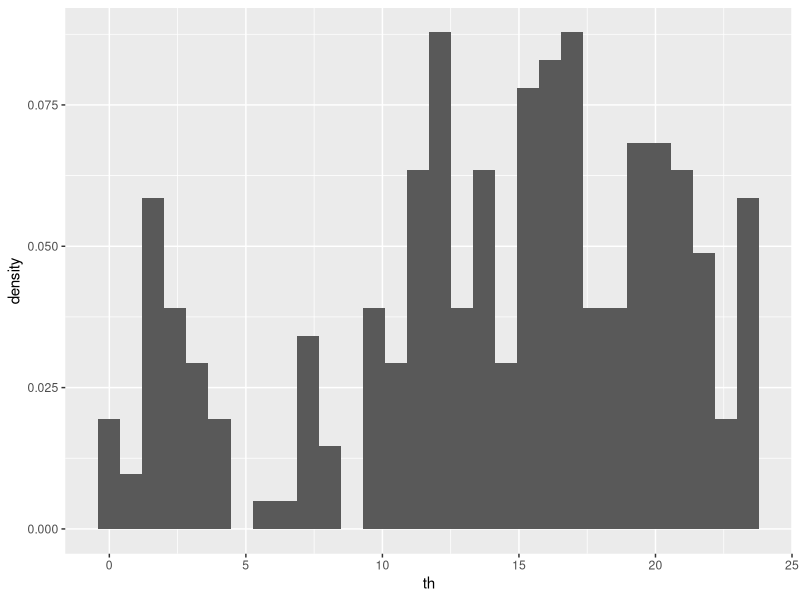
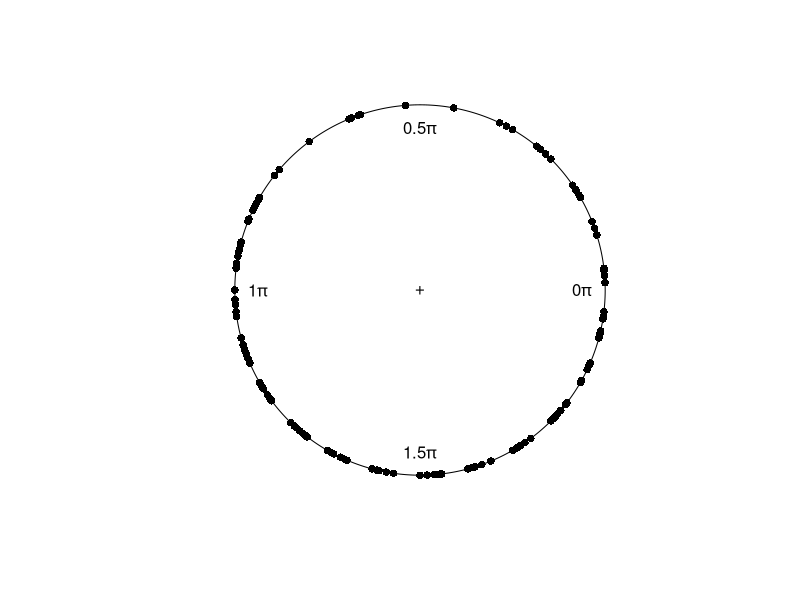
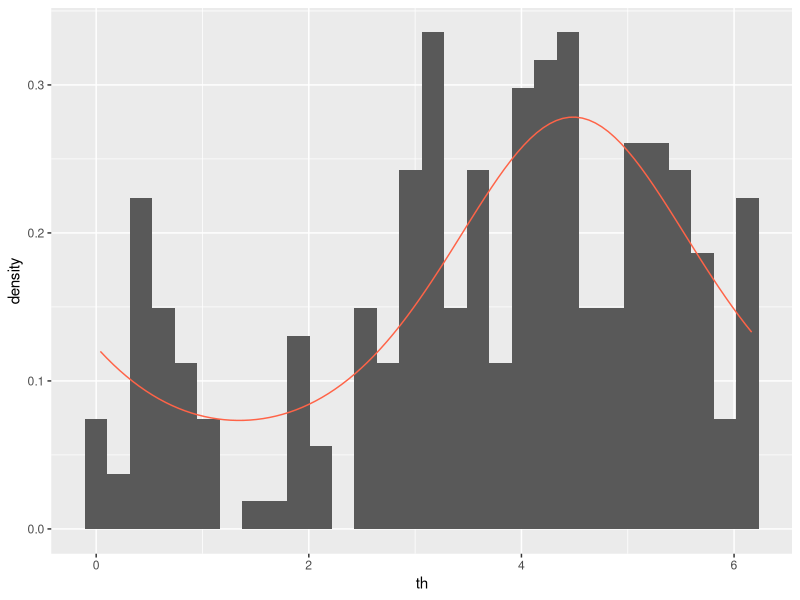

Write R code to recreate these figures, in order.
## ---- chunk 1
knitr::opts_chunk$set(echo = TRUE)
## ---- chunk 2
library(circular)
library(ggplot2)
## ---- chunk 3
fisherB1
ggplot(data.frame(th = fisherB1)) + 
  geom_histogram(aes(x = th, y = ..density..)) 
## ---- chunk 4
IC_times <- circular(fisherB1, units = "hours")
plot(IC_times)
## ---- chunk 5
mean(IC_times)
mean(IC_times) %% 24
## ---- chunk 6
fisherB18
## ---- chunk 7
fisherB18$theta <- fisherB18$theta * pi / 180
lmfit <- lm(x ~ cos(theta) + sin(theta), data = fisherB18)
lmfit
## ---- chunk 8
vm_mles <- mle.vonmises(IC_times)
vm_mles
## ---- chunk 9
ggplot(data.frame(th = IC_times * pi / 12)) + 
  geom_histogram(aes(x = th, y = ..density..)) + 
  stat_function(fun = dvonmises, 
                args = list(mu = vm_mles$mu, kappa = vm_mles$kappa),
                col = "tomato")
## ---- chunk 10
